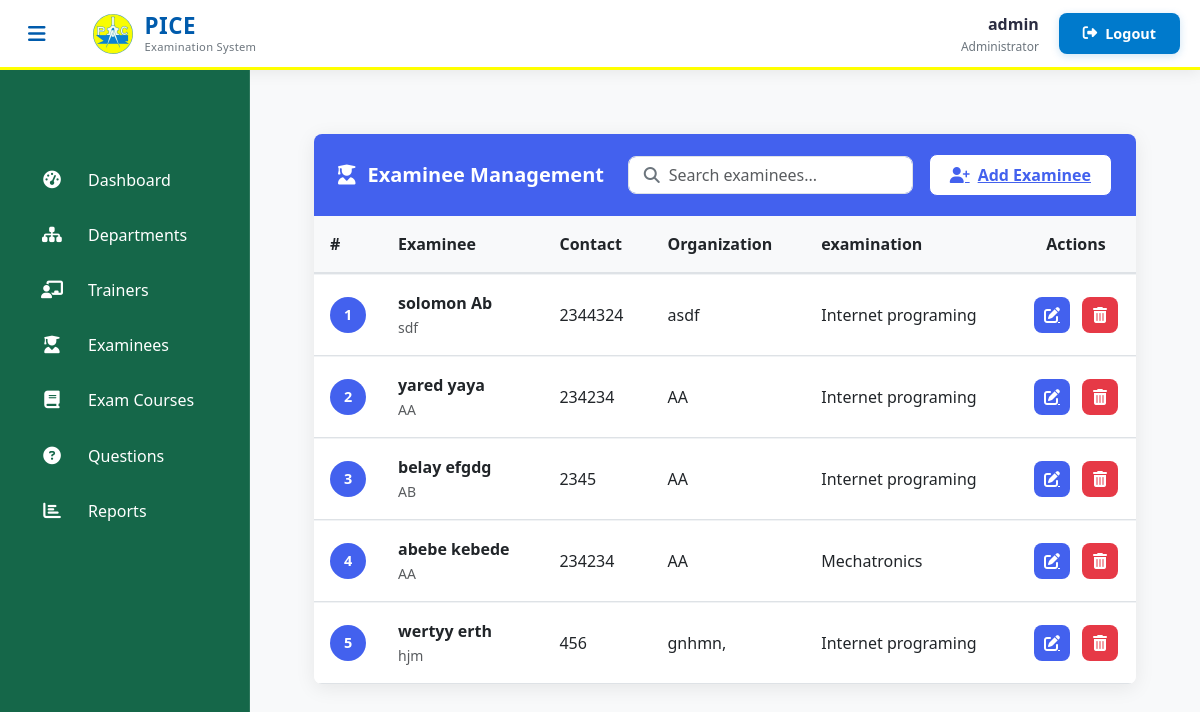
The app's page /admin-view-student (signed in), older data.
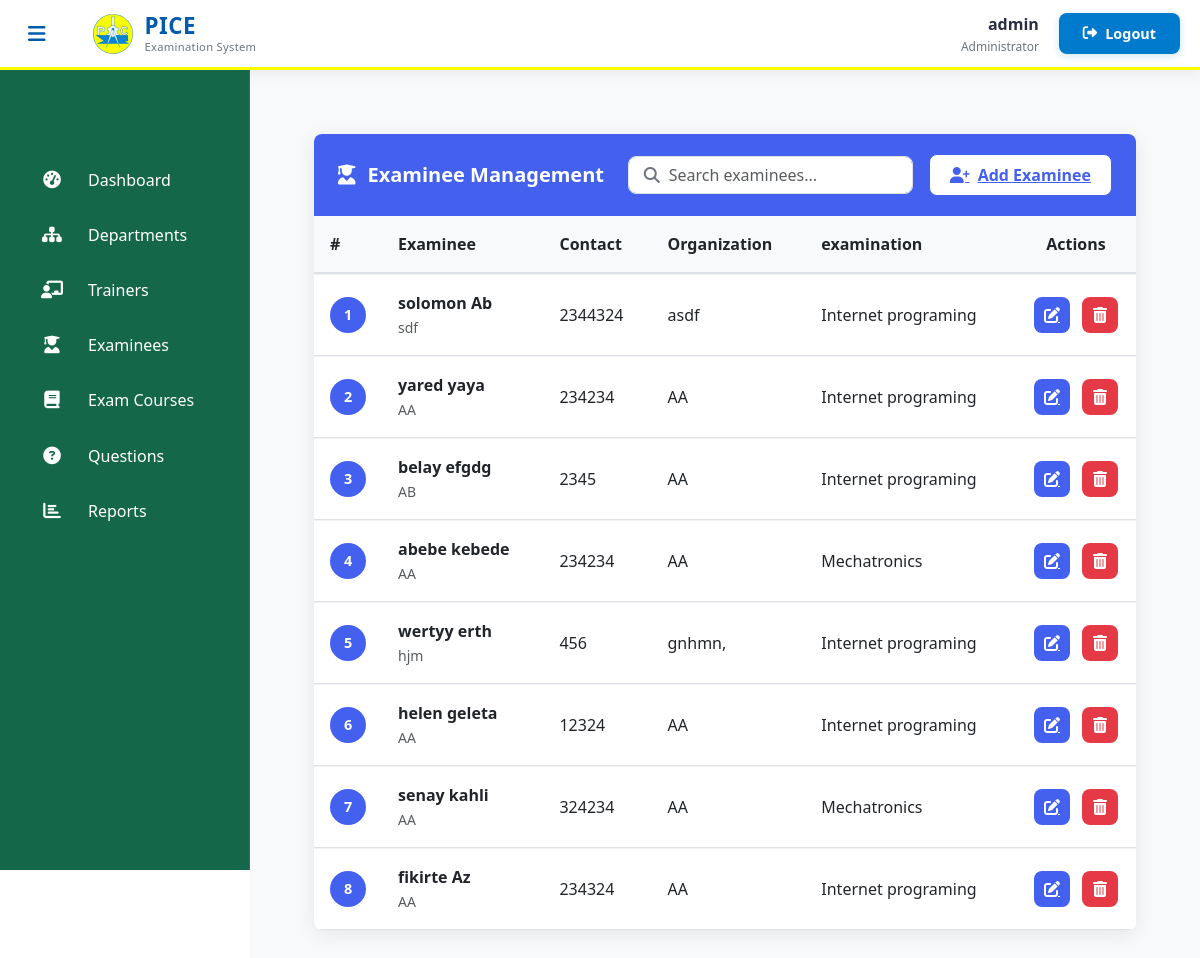
The same page, newer data.
### student/models.py (models this page shows, shortened)
class Student(models.Model):
    user=models.OneToOneField(User,on_delete=models.CASCADE)
    address = models.CharField(max_length=40)
    mobile = models.CharField(max_length=20,null=False)
    organization = models.CharField(max_length=200, null=False)
    course = models.ForeignKey(
        'exam.Course',
        on_delete=models.SET_NULL,
        null=True
    )
    department = models.ForeignKey(
        'exam.Department',  # Reference to your Department model
        on_delete=models.SET_NULL,
        null=True,
        blank=True,
        related_name='students'
    )
    @property
    def get_name(self):
        return self.user.first_name+" "+self.user.last_name

### exam/models.py (models this page shows, shortened)
class Course(models.Model):
    course_name = models.CharField(max_length=50)
    question_number = models.PositiveIntegerField()
    total_marks = models.PositiveIntegerField(default=100)
    given_time = models.PositiveIntegerField(default=60)
    department = models.ForeignKey(Department, on_delete=models.CASCADE, related_name='course_set')
    examiners = models.ManyToManyField(Examiner, blank=True, related_name='courses')
    is_seen = models.BooleanField(default=False)
    def __str__(self):
        return self.course_name

### exam/views.py (the view)
# urls.py: path('admin-view-student', views.admin_view_student_view,name='admin-view-student'),
@login_required(login_url='adminlogin')
def admin_view_student_view(request):
    student_list = SMODEL.Student.objects.all().order_by('id')
    paginator = Paginator(student_list, 10)
    page_number = request.GET.get('page')
    students = paginator.get_page(page_number)
    return render(request, 'exam/admin_view_student.html', {'students': students})

### templates/exam/admin_view_student.html (shortened to what this page needs)
{% extends 'exam/adminbase.html' %}
{% block content %}
{% load static %}
<head>
  <link href="https://cdn.jsdelivr.net/npm/bootstrap@5.3.0/dist/css/bootstrap.min.css" rel="stylesheet">
  <link rel="stylesheet" href="https://cdnjs.cloudflare.com/ajax/libs/font-awesome/6.4.0/css/all.min.css">
</head>
<div class="dashboard-container">
  <div class="card">
    <div class="card-header">
      <h5 class="card-title">
        <i class="fas fa-user-graduate"></i> Examinee Management
      </h5>
      <div class="header-actions">
        <div class="search-container">
          <i class="fas fa-search search-icon"></i>
          <input type="text" class="form-control search-input" placeholder="Search examinees...">
        </div>
        <a href="/student/studentsignup" class="add-examinee-btn">
          <i class="fas fa-user-plus"></i> Add Examinee
        </a>
      </div>
    </div>
    <div class="table-responsive">
      <table class="table table-hover align-middle">
        <thead>
          <tr>
            <th style="width: 50px;">#</th>
            <th>Examinee</th>
            <th>Contact</th>
            <th>Organization</th>
            <th>examination</th>
            <th class="text-center" style="width: 120px;">Actions</th>
          </tr>
        </thead>
        <tbody>
          {% if students %}
            {% for student in students %}
              <tr>
                <td>
                  <div class="avatar">
                    {{ forloop.counter0|add:students.start_index }}
                  </div>
                </td>
                <td>
                  <div class="fw-semibold">{{ student.get_name }}</div>
                  <small class="text-muted">{{ student.address|truncatechars:30 }}</small>
                </td>
                <td>
                  <div>{{ student.mobile }}</div>
                </td>
                <td>{{ student.organization|truncatechars:30|default:"-" }}</td>
                <td>{{ student.course|truncatechars:30|default:"-" }}</td>
                <td>
                  <div class="action-btns">
                    <a href="{% url 'update-student' student.id %}" class="btn-action btn-edit" title="Edit">
                      <i class="fas fa-edit"></i>
                    </a>
                    <a href="{% url 'delete-student' student.id %}"
                       class="btn-action btn-delete"
                       title="Delete"
                       onclick="return confirm('Are you sure you want to delete this examinee?');">
                      <i class="fas fa-trash-alt"></i>
                    </a>
                  </div>
                </td>
              </tr>
            {% endfor %}
          {% endif %}
        </tbody>
      </table>
    </div>
  </div>
</div>
{% endblock content %}

### templates/exam/adminbase.html (shortened to what this page needs)
<!DOCTYPE html>
{% load static %}
<html lang="en" dir="ltr">
<head>
  <link href="https://cdn.jsdelivr.net/npm/bootstrap@5.3.0/dist/css/bootstrap.min.css" rel="stylesheet">
  <link rel="stylesheet" href="https://cdnjs.cloudflare.com/ajax/libs/font-awesome/6.4.0/css/all.min.css">
</head>
<body>
  <header class="admin-header">
    <div class="header-container">
      <div class="header-left">
        <button class="sidebar-toggle" id="sidebarToggle">
          <i class="fas fa-bars"></i>
        </button>
        <div class="brand-logo">
          <img src="/static/image/logo.jpg" alt="PICE Logo" class="header-logo">
          <div class="logo-text">
            <span class="logo-main">PICE</span>
            <span class="logo-sub">Examination System</span>
          </div>
        </div>
      </div>
      <div class="header-right">
        <div class="user-profile">
          <span class="username">{{user.username}}</span>
          <div class="user-role">Administrator</div>
        </div>
        <a href="/logout" class="logout-btn">
          <i class="fas fa-sign-out-alt"></i>
          <span class="logout-text">Logout</span>
        </a>
      </div>
    </div>
  </header>
  <aside class="admin-sidebar">
    <nav class="sidebar-menu">
      <div class="menu-container">
        <a href="/admin-dashboard" class="menu-item">
          <div class="menu-icon"><i class="fas fa-tachometer-alt"></i></div>
          <span class="menu-text">Dashboard</span>
        </a>
        <a href="/admin-department" class="menu-item">
          <div class="menu-icon"><i class="fas fa-sitemap"></i></div>
          <span class="menu-text">Departments</span>
        </a>
        <a href="/admin-teacher" class="menu-item">
          <div class="menu-icon"><i class="fas fa-chalkboard-teacher"></i></div>
          <span class="menu-text">Trainers</span>
        </a>
        <a href="/admin-student" class="menu-item">
          <div class="menu-icon"><i class="fas fa-user-graduate"></i></div>
          <span class="menu-text">Examinees</span>
        </a>
        <a href="/admin-course" class="menu-item">
          <div class="menu-icon"><i class="fas fa-book"></i></div>
          <span class="menu-text">Exam Courses</span>
        </a>
        <a href="/admin-question" class="menu-item">
          <div class="menu-icon"><i class="fas fa-question-circle"></i></div>
          <span class="menu-text">Questions</span>
        </a>
        <a href="/admin-report" class="menu-item">
          <div class="menu-icon"><i class="fas fa-chart-bar"></i></div>
          <span class="menu-text">Reports</span>
        </a>
      </div>
    </nav>
  </aside>
  <main class="admin-content">
    {% block content %}{% endblock content %}
  </main>
</body>
</html>

### templates/exam/adminbase.html (style rules this page uses)
:root { --yellow-primary: #FFFF00; --blue-primary: #007ACC; --blue-dark: #005BAC; --sidebar-color: #156749; --content-bg: #FFFFFF; --card-bg: #F8F9FA; --text-light: #FFFFFF; --text-dark: #2B2D42; --text-muted: #6C757D; --border-radius: 8px; --transition: all 0.3s cubic-bezier(0.25, 0.8, 0.25, 1); }
body { font-family: 'Segoe UI', system-ui, -apple-system, sans-serif; background-color: var(--content-bg); color: var(--text-dark); overflow-x: hidden; }
.admin-header { background: #FFFFFF; height: 70px; position: fixed; top: 0; left: 0; right: 0; z-index: 1000; box-shadow: 0 2px 15px rgba(0, 0, 0, 0.08); border-bottom: 3px solid #FFFF00; display: flex; align-items: center; padding: 0 20px; }
.header-container { width: 100%; display: flex; justify-content: space-between; align-items: center; }
.header-left { display: flex; align-items: center; gap: 15px; }
.header-right { display: flex; align-items: center; gap: 20px; }
.sidebar-toggle { background: none; border: none; color: #005BAC; font-size: 1.25rem; cursor: pointer; padding: 8px; border-radius: 4px; transition: all 0.3s ease; }
.brand-logo { display: flex; align-items: center; gap: 12px; }
.header-logo { height: 40px; width: 40px; object-fit: contain; border-radius: 4px; }
.logo-text { display: flex; flex-direction: column; line-height: 1.2; }
.logo-main { font-weight: 700; font-size: 1.4rem; color: #005BAC; letter-spacing: 0.5px; }
.logo-sub { font-size: 0.7rem; color: #6C757D; font-weight: 500; letter-spacing: 0.3px; }
.user-profile { text-align: right; }
.username { font-weight: 600; color: #2B2D42; display: block; }
.user-role { font-size: 0.75rem; color: #6C757D; margin-top: 2px; }
.logout-btn { background: #007ACC; color: white; border: none; padding: 8px 16px; border-radius: 4px; font-weight: 500; font-size: 0.9rem; text-decoration: none; display: flex; align-items: center; gap: 8px; transition: all 0.3s ease; }
.logout-text { display: inline-block; }
.admin-sidebar { width: 250px; height: 100vh; position: fixed; top: 70px; left: 0; background: var(--sidebar-color); color: var(--text-light); transition: var(--transition); z-index: 1020; overflow-y: auto; border-right: 1px solid rgba(255, 255, 255, 0.1); padding-top: 4rem; }
.sidebar-menu { padding: 1rem 0; }
.menu-item { display: flex; align-items: center; padding: 0.85rem 1.5rem; color: var(--text-light); text-decoration: none; transition: var(--transition); margin: 0.25rem 1rem; border-radius: var(--border-radius); font-weight: 500; transition: background 0.3s ease, transform 0.2s ease; gap: 0.75rem; }
.menu-item i { width: 24px; text-align: center; margin-right: 0.75rem; font-size: 1.1rem; }
.admin-content { margin-left: 250px; margin-top: 70px; padding: 2rem; min-height: calc(100vh - 70px); transition: var(--transition); background-color: var(--card-bg); }
.logout-btn { background: var(--blue-primary); color: white; border: none; padding: 0.6rem 1.5rem; border-radius: var(--border-radius); font-weight: 600; transition: var(--transition); display: flex; align-items: center; gap: 0.5rem; box-shadow: 0 2px 8px rgba(0, 122, 204, 0.2); }
.sidebar-toggle { background: none; border: none; color: var(--blue-dark); font-size: 1.25rem; cursor: pointer; margin-right: 1.5rem; transition: var(--transition); }

Row changes from the older to the newer data that the page shows:
added Student: get_name "helen geleta", address "AA", mobile "12324", organization "AA", course "Internet programing"
added Student: get_name "senay kahli", address "AA", mobile "324234", organization "AA", course "Mechatronics"
added Student: get_name "fikirte Az", address "AA", mobile "234324", organization "AA", course "Internet programing"
